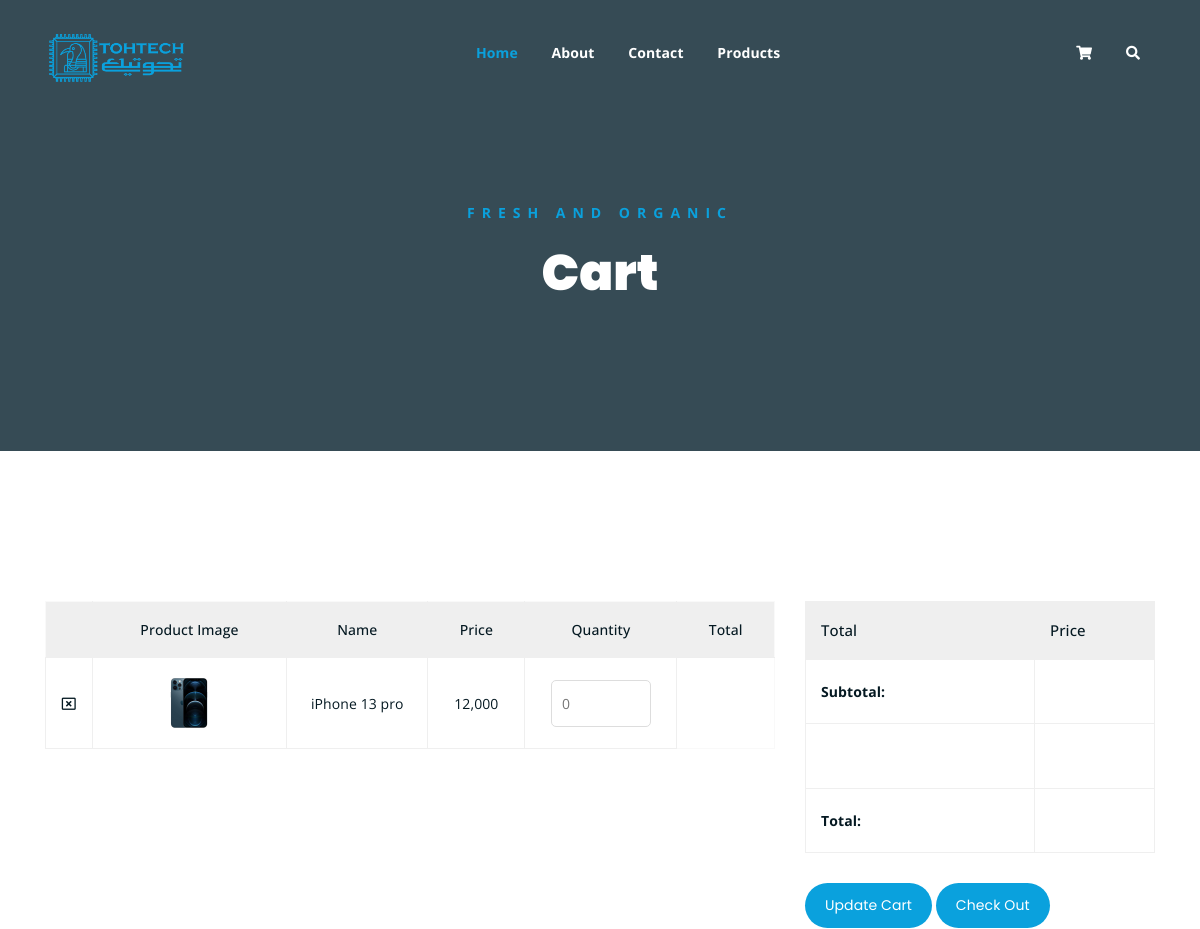
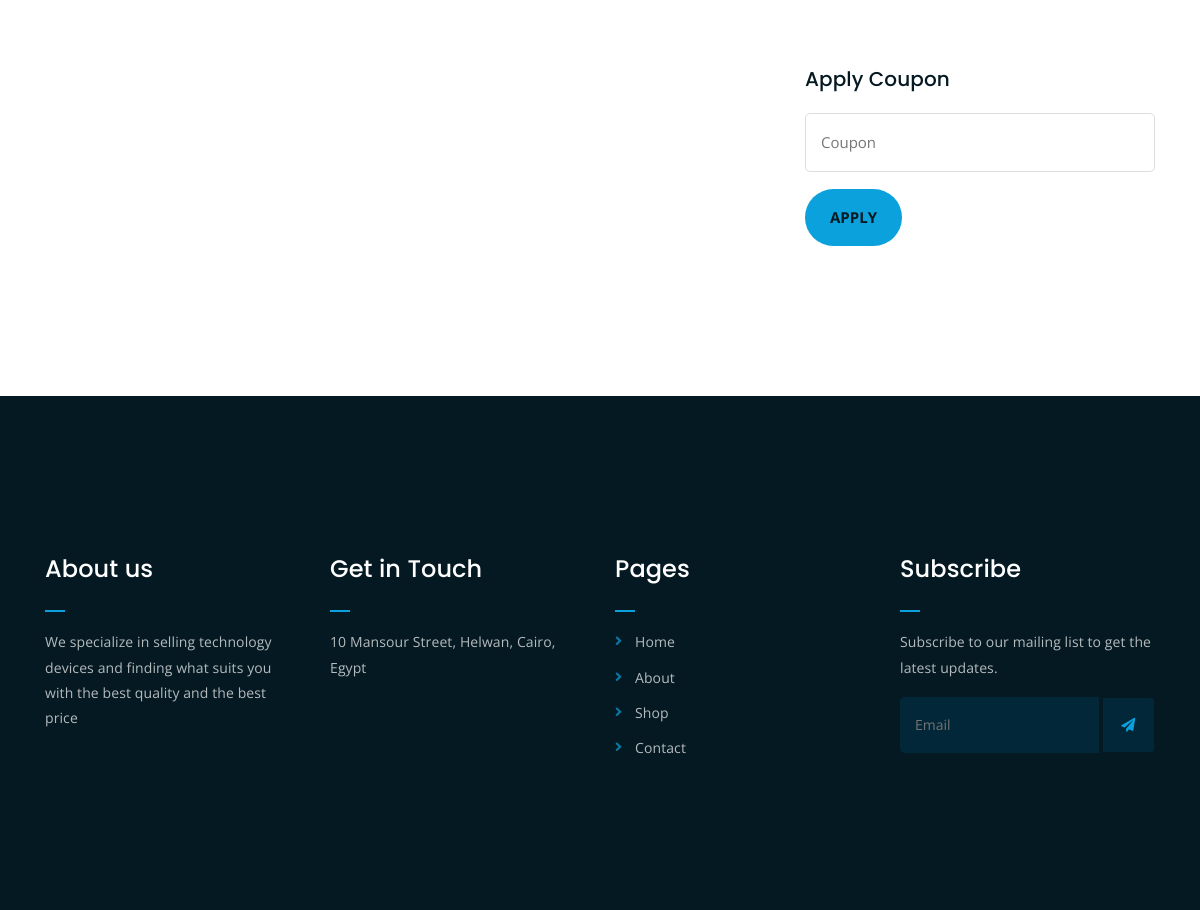
The page /cart.php?id=23 on the database its author committed (2 pictures, top to bottom).
### tables this page shows
CREATE TABLE `products` (
  `ID` int(11) NOT NULL,
  `IMAGE` varchar(200) NOT NULL,
  `TITLE` varchar(255) NOT NULL,
  `CONTENT` text NOT NULL,
  `PRICE` varchar(255) NOT NULL,
  `cid` int(11) NOT NULL
);

### cart.php (the view)
	<?php include 'header.php';?>
	<div class="breadcrumb-section breadcrumb-bg">
		<div class="container">
			<div class="row">
				<div class="col-lg-8 offset-lg-2 text-center">
					<div class="breadcrumb-text">
						<p>Fresh and Organic</p>
						<h1>Cart</h1>
					</div>
				</div>
			</div>
		</div>
	</div>
	<div class="cart-section mt-150 mb-150">
		<div class="container">
			<div class="row">
				<div class="col-lg-8 col-md-12">
					<div class="cart-table-wrap">
						<table class="cart-table">
							<thead class="cart-table-head">
								<tr class="table-head-row">
									<th class="product-remove"></th>
									<th class="product-image">Product Image</th>
									<th class="product-name">Name</th>
									<th class="product-price">Price</th>
									<th class="product-quantity">Quantity</th>
									<th class="product-total">Total</th>
								</tr>
							</thead>
							<tbody>
								<?php
								$id = $_GET['id'];
								$qry= "select * from products where ID = $id";
								$res = mysqli_query($cdb,$qry);
								foreach($res as $r) :?>
								<tr class="table-body-row">
									<td class="product-remove"><a href="del_product.php?id = <?= $r['ID']?>"><i class="far fa-window-close"></i></a></td>
									<td class="product-image"><img src="assets\img\products\<?= $r['IMAGE']?>" alt="">
									</td>
									<td class="product-name">
										<p><?= $r['TITLE']?></p>
									</td>
									<td class="product-price">
										<p><?= $r['PRICE']?></p>
									</td>
									<td class="product-quantity"><input type="number" placeholder="0"></td>
								</tr>
								<?php endforeach ?>
							</tbody>
						</table>
					</div>
				</div>
				<div class="col-lg-4">
					<div class="total-section">
						<table class="total-table">
							<thead class="total-table-head">
								<tr class="table-total-row">
									<th>Total</th>
									<th>Price</th>
								</tr>
							</thead>
							<tbody>
								<tr class="total-data">
									<td><strong>Subtotal: </strong></td>
									<td></td>
								</tr>
								<tr class="total-data">
									<td><strong></strong></td>
									<td></td>
								</tr>
								<tr class="total-data">
									<td><strong>Total: </strong></td>
									<td></td>
								</tr>
							</tbody>
						</table>
						<div class="cart-buttons">
							<a href="cart.html" class="boxed-btn">Update Cart</a>
							<a href="checkout.html" class="boxed-btn black">Check Out</a>
						</div>
					</div>
					<div class="coupon-section">
						<h3>Apply Coupon</h3>
						<div class="coupon-form-wrap">
							<form action="index.html">
								<p><input type="text" placeholder="Coupon"></p>
								<p><input type="submit" value="Apply"></p>
							</form>
						</div>
					</div>
				</div>
			</div>
		</div>
	</div>
<?php include 'footer.php'; ?>

### assets/css/main.css (style rules this page uses)
html { font-size: 14px; font-weight: 400; line-height: 28px; height: 100%; }
body { font-family: "Open Sans", sans-serif; font-weight: 400; font-size: 1rem; letter-spacing: 0.1px; line-height: 1.8; color: #051922; overflow-x: hidden; }
body img { max-width: 100%; }
a { cursor: pointer; text-decoration: none; -webkit-transition: all 0.2s ease-in-out; -o-transition: all 0.2s ease-in-out; transition: all 0.2s ease-in-out; }
h1, .h1, h2, .h2, h3, .h3, h4, .h4, h5, .h5, h6, .h6 { font-family: "Poppins", sans-serif; font-weight: 700; margin: 0 0 1.25rem 0; color: #051922; }
h1:last-child, .h1:last-child, h2:last-child, .h2:last-child, h3:last-child, .h3:last-child, h4:last-child, .h4:last-child, h5:last-child, .h5:last-child, h6:last-child, .h6:last-child { margin: 0; }
h1, .h1 { font-size: 4rem; font-weight: 700; line-height: 4rem; }
h3, .h3 { font-size: 2rem; font-weight: 700; line-height: 2.25rem; }
p { font-family: "Open Sans", sans-serif; font-weight: 400; font-size: 1rem; letter-spacing: 0.1px; line-height: 1.8; color: #051922; margin: 0 0 1.25rem 0; }
p:last-child { margin: 0; }
.mt-150 { margin-top: 150px; }
.mb-150 { margin-bottom: 150px; }
a.boxed-btn { font-family: 'Poppins', sans-serif; display: inline-block; background-color: #0AA1DD; color: #fff; padding: 10px 20px; }
a.boxed-btn, a.bordered-btn, a.cart-btn { border-radius: 50px; }
.breadcrumb-bg { background-image: url(../img/breadcrumb-bg.jpg); }
.breadcrumb-text p { color: #0AA1DD; font-weight: 700; text-transform: uppercase; letter-spacing: 7px; }
.breadcrumb-text h1 { font-size: 50px; font-weight: 900; color: #fff; margin: 0; margin-top: 20px; }
.breadcrumb-section { padding: 150px 0; background-size: cover; background-position: center center; position: relative; z-index: 1; background-attachment: fixed; padding-top: 200px; }
.breadcrumb-section:after { position: absolute; left: 0; top: 0; width: 100%; height: 100%; content: ""; background-color: #07212e; z-index: -1; opacity: 0.8; }
a.boxed-btn { -webkit-transition: 0.3s; transition: 0.3s; }
input[type="submit"] { -webkit-transition: 0.3s; transition: 0.3s; border-radius: 50px !important; }
.product-image img { -webkit-transition: 0.3s; -o-transition: 0.3s; transition: 0.3s; }
html, body { height: 100%; }
input[type="submit"] { background-color: #0AA1DD; color: #051922; font-weight: 700; text-transform: uppercase; font-size: 15px; border: none !important; cursor: pointer; padding: 15px 25px; border-radius: 3px; }
.product-image { padding: 30px; padding-bottom: 0; }
.product-image img { width: 90%; border-radius: 5px; margin-bottom: 20px; }
input[type="number"] { border: 1px solid #ddd; border-radius: 5px; padding: 10px; width: 100px; margin-bottom: 15px; }
table.cart-table { border: 1px solid #f9f9f9; width: 100%; }
thead { border-bottom: 1px solid #eee; }
tr.table-head-row th { border-right: 1px solid #efefef; padding: 15px; font-weight: 500; text-align: center; }
tr.table-head-row th:last-child { border-right: none; }
.cart-table-wrap tbody tr td { text-align: center; }
td.product-image img { max-width: 50px; -webkit-box-shadow: none; box-shadow: none; margin-bottom: 0; }
.cart-table-wrap tbody tr td { border: 1px solid #efefef; padding: 20px 0; color: #051922; }
thead.cart-table-head tr { background-color: #efefef; }
td.product-quantity input { margin-bottom: 0; }
td.product-remove a { color: #051922; }
.total-section table.total-table { border: 1px solid #efefef; width: 100%; }
tr.table-total-row { background-color: #efefef; }
tr.table-total-row th { font-weight: 500; font-size: 15px; padding: 15px; }
table.total-table tbody tr.total-data td { border: 1px solid #efefef; padding: 19px 15px; }
tr.total-data td strong { margin-right: 32px; }
.cart-buttons { margin-top: 30px; }
.cart-buttons a:first-child { margin-right: 20px; }
.coupon-section { margin-top: 50px; }
.coupon-section h3 { font-size: 20px; font-weight: 500; }
.coupon-form-wrap form p input[type=text] { border: 1px solid #ddd; color: #051922; padding: 15px; width: 100%; border-radius: 5px; font-size: 15px; }

### assets/css/responsive.css (style rules this page uses)
@media only screen and (min-width: 992px) and (max-width: 1200px) { .cart-buttons a:first-child { margin-right: 0; margin-bottom: 15px; } }

### rows shown on the page
products: IMAGE (picture), TITLE "iPhone 13 pro", PRICE "12,000"
